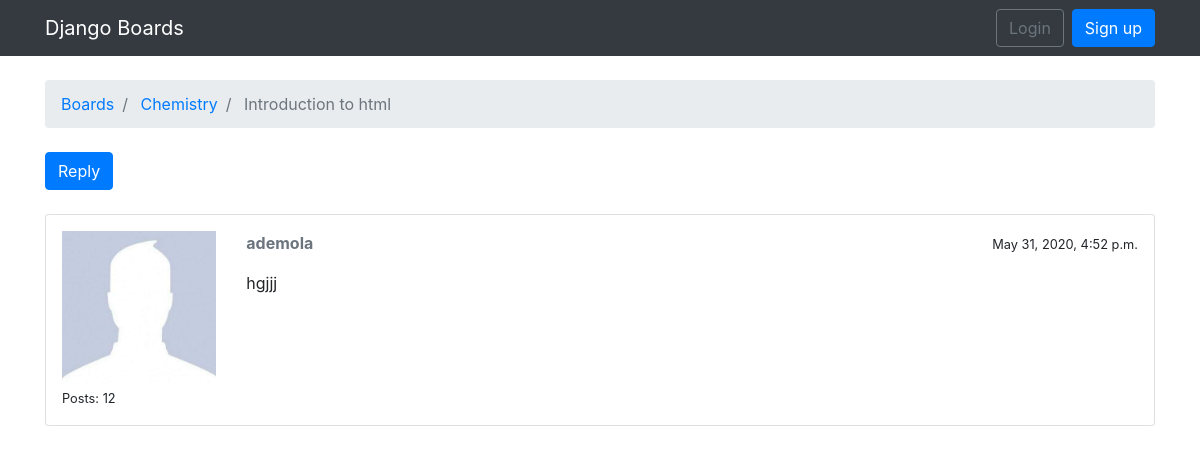
The page /boards/1/topics/9/ on the database as committed earlier.
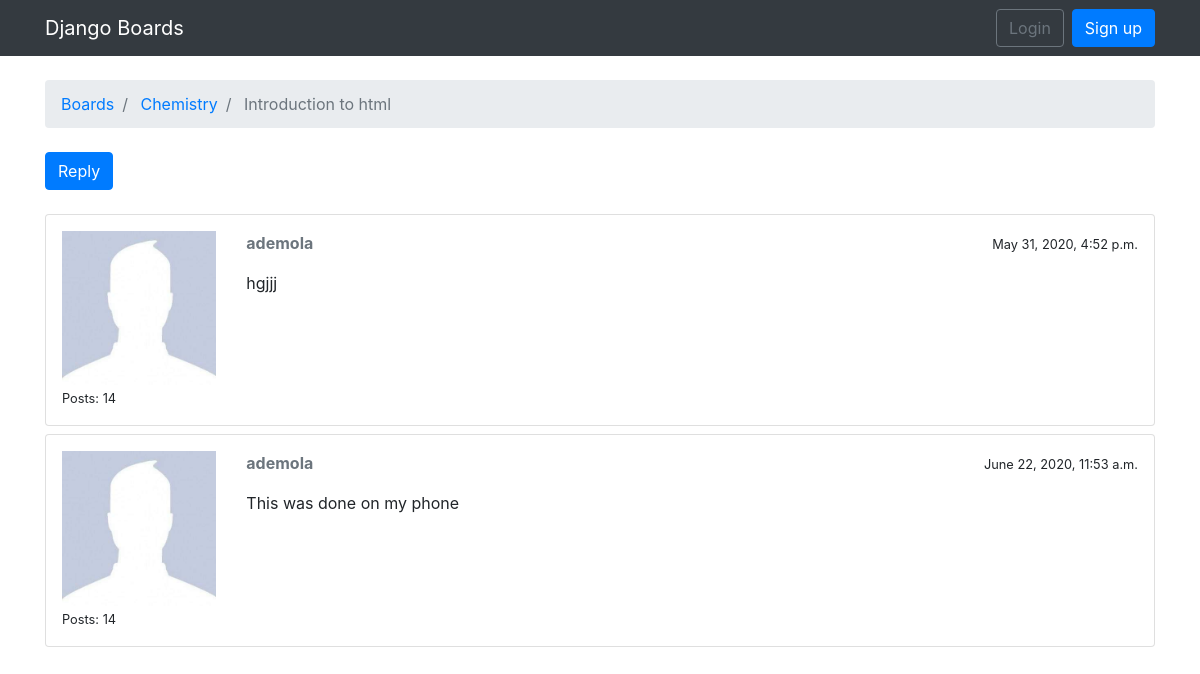
The same page on the database as committed later.
### boards/models.py (models this page shows, shortened)
class Topic(models.Model):
    subject = models.CharField(max_length=255)
    last_updated = models.DateTimeField(auto_now_add=True)
    boards = models.ForeignKey(Board,on_delete=models.CASCADE,null=True, related_name="topics")
    starter = models.ForeignKey(User,on_delete=models.CASCADE,null=True, related_name = "topics")
    views = models.PositiveIntegerField(default=0)

class Board(models.Model):
    name = models.CharField(max_length=30, unique=True)
    description = models.CharField(max_length=100)

class Post(models.Model):
    message = models.TextField(max_length=4000)
    topic = models.ForeignKey(Topic,on_delete=models.CASCADE,null=True, related_name="posts")
    created_at = models.DateTimeField(auto_now_add=True)
    update_at = models.DateTimeField(null= True)
    created_by = models.ForeignKey(User,on_delete=models.CASCADE,null= True,related_name = "posts")
    updated_by = models.ForeignKey(User,on_delete=models.CASCADE,null=True,related_name = "+")

### boards/views.py (the view)
def topic_posts(request,pk,topic_pk):
    topic = get_object_or_404(Topic,boards__pk=pk,pk=topic_pk)
    topic.views += 1
    topic.save()
    context = {"topic":topic}
    return render(request,"boards/topic_posts.html",context)

### boards/Templates/boards/topic_posts.html (shortened to what this page needs)
{% extends 'boards/Base.html' %}
{% load static %}
{% block breadcrumb %}
<li class="breadcrumb-item active" > <a href="{% url 'home'%}">Boards</a> </li>
<li class="breadcrumb-item active" > <a href="{% url 'board_topics' topic.boards.pk %}">{{ topic.boards.name}}</a> </li>
<li class="breadcrumb-item active" > {{topic.subject}} </li>
{% endblock %}
{% block content %}
<div class="mb-4">
    <a href="{% url 'reply_topic' topic.boards.pk topic.pk %}" class="btn btn-primary" role="button">Reply</a>
</div>
{% for post in topic.posts.all %}
<div class="card mb-2">
    <div class="card-body p-3">
    <div class="row">
        <div class="col-2">
            <img src="{% static 'boards/img.JPG' %}" alt="{{ post.created_by.username }}" class="w-100">
            <small>
                Posts: {{ post.created_by.posts.count}}
            </small>
        </div>
        <div class="col-10">
            <div class="row mb-3">
                <div class="col-6">
                    <strong class="text-muted">
                    {{post.created_by.username}}</strong>
                </div>
                <div class="col-6 text-right">
                    <small class="text=muted">
                        {{ post.created_at}}
                    </small>
                </div>
            </div>
            {{ post.message }}
        </div>
    </div>
</div>
</div>
{% endfor %}
{% endblock %}

### boards/Templates/boards/Base.html (shortened to what this page needs)
{% load static %}
<!DOCTYPE html>
<html lang="en">
<head>
    <link rel="stylesheet" href="{% static 'boards/bootstrap.min.css' %}">
</head>
<body> <header>
                <nav class="navbar navbar-expand-sm navbar-dark bg-dark">
                    <div class="container">
                      <a class="navbar-brand" href="{% url 'home' %}">Django Boards</a>
                      <div class="collapse navbar-collapse" id="mainMenu">
                        {% if user.is_authenticated %}
                        <ul class="navbar-nav ml-auto">
            <!--</li>
            <div class="collapse navbar-collapse" id="mainMenu">
                <ul class="navbar-nav ml-auto">
                  <li class="nav-item">
                    <a class="nav-link dropdown-toggle"
                    id="userMenu" data-toggle="dropdown" href="#">{{ user.username }}</a>
                  -->
                  <li class="nav-item dropdown">
                    <a class="nav-link dropdown-toggle" href="#" id="userMenu" data-toggle="dropdown" aria-haspopup="true" aria-expanded="false">
                      {{ user.username }}
                    </a>
                    <div class="dropdown-menu dropdown-menu-right" aria-labelledby="userMenu">
                        <a class="dropdown-item" href="#">My account</a>
                        <a class="dropdown-item" href="{% url 'password_change' %}">Change password</a>
                        <div class="dropdown-divider"></div>
                        <a class="dropdown-item" href="{% url 'logout' %}">Log out</a>
</li>
            </ul>
{% else %}
<form class="form-inline ml-auto">
    <a href="{% url 'login' %}" class="btn btn-outline-secondary"> Login</a>
    <a href="{% url 'sign-up' %}" class="btn btn-primary ml-2"> Sign up</a>
</form>
{% endif %}</div>
    </nav>
</header>
    <div class="container">
        <ol class="breadcrumb my-4">
           {% block breadcrumb %}
           {% endblock %}
        </ol>
        {%block content%}
        {% endblock %}
    </div>
</body>
</html>

Rows that differ between the two databases and show on the page:
computed for Post "hgjjj": created_by.posts.count "12" → "14"
added Post: created_by.posts.count "14", created_by.username "ademola", created_at "June 22, 2020, 11:53 a.m.", message "This was done on my phone"
